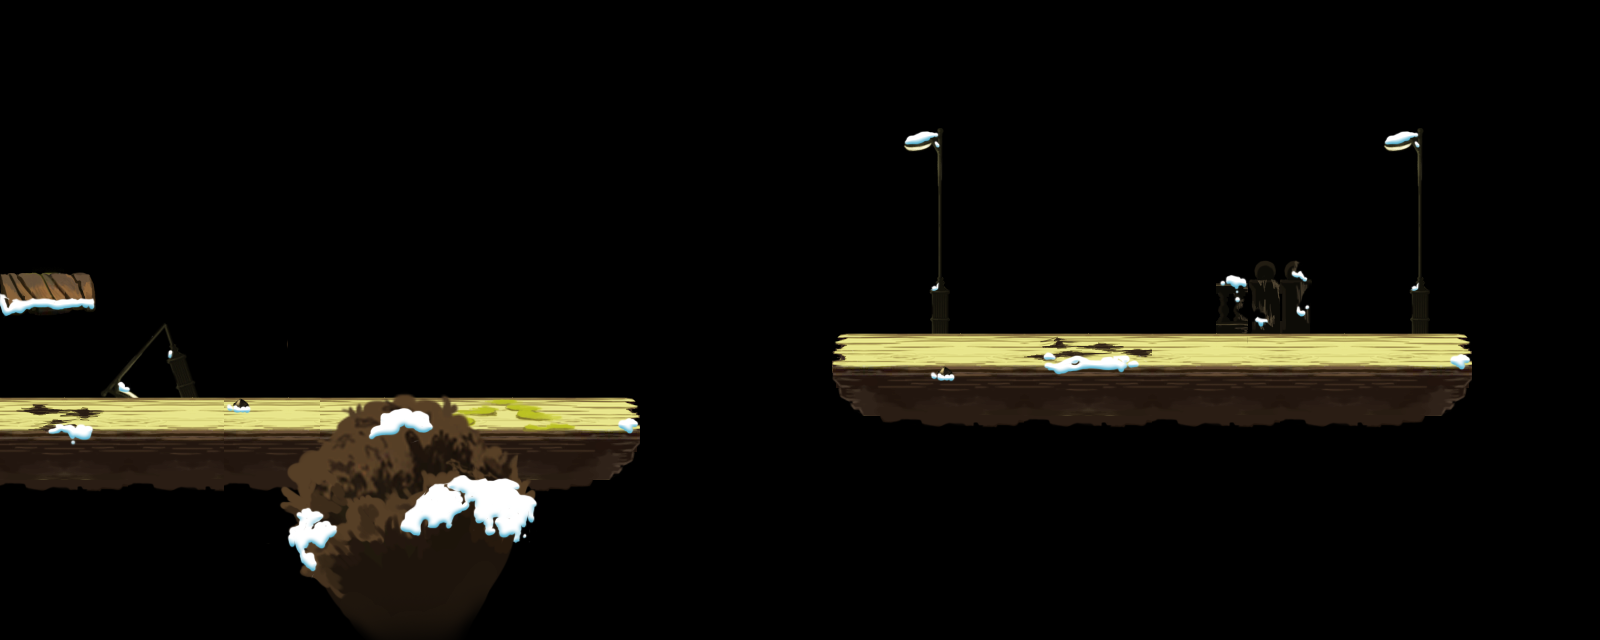

A level layout from a 2D game, rendered from its tile map. Below: a short description, then the map file with tile-grid data replaced by summaries:
An orthogonal 50x20 tile map with 32x32 px tiles, 5 tile layers (tile_terrain_deco_back, tile_terrain_0, tile_terrain_1, tile_terrain_2, ...) and 17 objects (4x tuzijianke, 4x coin, 2x tuzigongjianshou, 2x light, barricade2, ...).

<map version="1.0" orientation="orthogonal" width="50" height="20" tilewidth="32" tileheight="32">
 <properties>
  <property name="offsetX" value="0" />
  <property name="offsetY" value="4" />
 </properties>
 <tileset firstgid="1" name="s01" tilewidth="32" tileheight="32">
  <image source="s01.png" width="992" height="512" />
 </tileset>
 <layer name="tile_terrain_deco_back" width="50" height="20">
  <data>[1000 cells, 115 non-empty, 69 distinct tile ids]</data>
 </layer>
 <layer name="tile_terrain_0" width="50" height="20">
  <data>[1000 cells, 19 non-empty, 14 distinct tile ids]</data>
 </layer>
 <layer name="tile_terrain_1" width="50" height="20">
  <data>[1000 cells, 239 non-empty, 95 distinct tile ids]</data>
 </layer>
 <layer name="tile_terrain_2" width="50" height="20">
  <data>[1000 cells, 18 non-empty, 17 distinct tile ids]</data>
 </layer>
 <layer name="tile_terrain_deco_front" width="50" height="20">
  <data>[1000 cells, 72 non-empty, 72 distinct tile ids]</data>
 </layer>
 <objectgroup name="obj_terrain" width="50" height="20">
  <object x="0" y="416" width="640" height="32" />
  <object x="0" y="288" width="96" height="32" />
  <object x="832" y="352" width="640" height="32" />
 </objectgroup>
 <objectgroup name="obj_enemies" width="50" height="20">
  <object type="tuzigongjianshou" x="1344" y="288" width="32" height="32" />
  <object type="tuzijianke" x="192" y="352" width="32" height="32">
   <properties>
    <property name="cmd" value="sf,0.8;w,1.0,-5,0;" />
   </properties>
  </object>
  <object type="tuzijianke" x="1440" y="192" width="32" height="32">
   <properties>
    <property name="cmd" value="s,0.8;" />
   </properties>
  </object>
 </objectgroup>
 <objectgroup name="obj_objects" width="50" height="20">
  <object type="coin" x="704" y="256" width="32" height="32" />
  <object type="coin" x="736" y="256" width="32" height="32" />
  <object type="coin" x="1536" y="256" width="32" height="32" />
  <object type="coin" x="1568" y="256" width="32" height="32" />
  <object type="barricade2" x="576" y="320" width="32" height="32">
   <properties>
    <property name="bounce" value="0" />
    <property name="cmd" value="w,3,-15;" />
   </properties>
  </object>
  <object type="light" x="896" y="128" width="32" height="32" />
  <object type="light" x="1376" y="128" width="32" height="32" />
 </objectgroup>
 <objectgroup name="obj_enemies_alt" width="50" height="20">
  <object type="tuzijianke" x="1408" y="480" width="32" height="32">
   <properties>
    <property name="cmd" value="jb,0.75,0,50;" />
   </properties>
  </object>
  <object type="tuzijianke" x="544" y="512" width="32" height="32">
   <properties>
    <property name="cmd" value="jb,0.75,0,50;" />
   </properties>
  </object>
  <object type="tuzijiansheng" x="576" y="352" width="32" height="32" />
  <object type="tuzigongjianshou" x="32" y="224" width="32" height="32" />
 </objectgroup>
</map>
